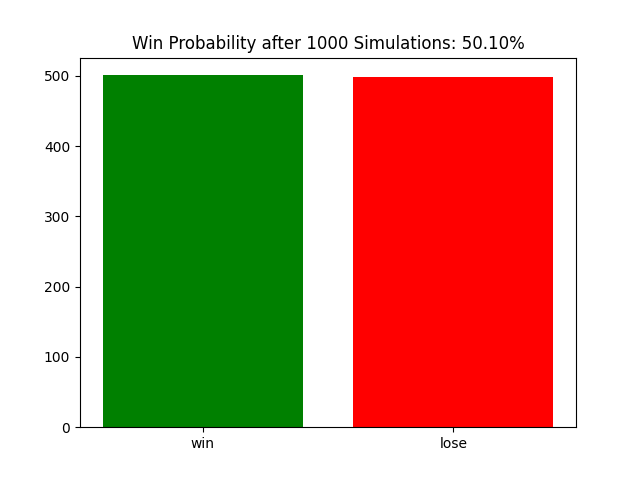

This chart was generated by the following Python code:
import random
import matplotlib.pyplot as plt

def play_game():
    choices = ["rock", "paper", "scissor"]
    my_wins = 0
    computer_wins = 0

    while my_wins < 2 and computer_wins < 2:
        my_choice = random.choice(choices)
        computer_choice = random.choice(choices)

        if my_choice == computer_choice:
            continue  # draw -> try again

        if (my_choice == "rock" and computer_choice == "scissor") or \
           (my_choice == "paper" and computer_choice == "rock") or \
           (my_choice == "scissor" and computer_choice == "paper"):
            my_wins += 1
        else:
            computer_wins += 1

    if my_wins == 2:
        return 'win'
    else:
        return 'lose'

def simulate_and_plot(num_simulations):
    win_count = 0
    results = {'win': 0, 'lose': 0}

    for _ in range(num_simulations):
        result = play_game()
        results[result] += 1
        if result == 'win':
            win_count += 1

    win_probability = win_count / num_simulations

    # Visualization using a bar chart
    labels = list(results.keys())
    values = list(results.values())

    plt.bar(labels, values, color=['green', 'red'])
    plt.title(f"Win Probability after {num_simulations} Simulations: {win_probability:.2%}")
    plt.show()

# Adjust the number of simulations and call the function
simulate_and_plot(num_simulations=1000)
